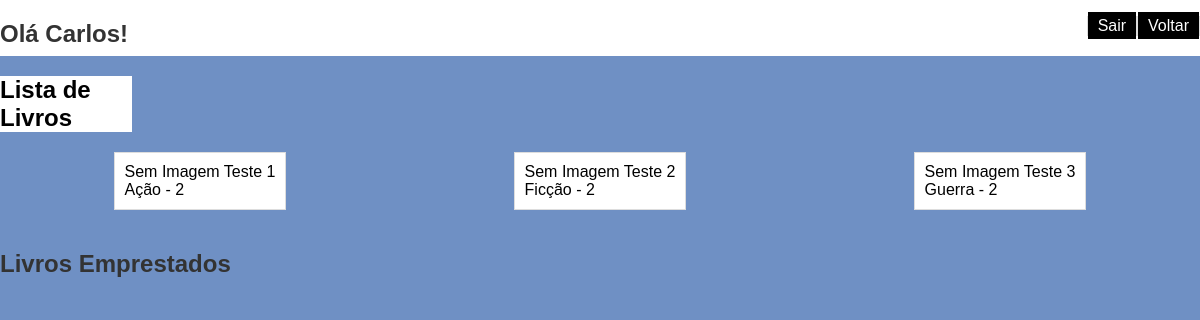
/livro.php (signed in), run on the app's committed database.
### tables this page shows
CREATE TABLE `livros` (
  `livro_id` int(11) NOT NULL,
  `nome` varchar(255) NOT NULL,
  `categoria` varchar(255) NOT NULL,
  `quantidade` int(11) NOT NULL
);

### App/Controller/LivroController.php (called while the page is built, shortened)
<?php
require_once 'App/Model/LivroModel.php';
class LivroController {
    private $livroModel;
    public function __construct($pdo) {
        $this->livroModel = new LivroModel($pdo);
    }
    public function listarLivros() {
        return $this->livroModel->listarLivros();
    }
}
?>

### App/Model/LivroModel.php (called while the page is built, shortened)
<?php
class LivroModel {
    private $pdo;
    public function __construct($pdo) {
        $this->pdo = $pdo;
    }
    public function listarLivros() {
        $sql = "SELECT * FROM livros";
        $stmt = $this->pdo->query($sql);
        return $stmt->fetchAll(PDO::FETCH_ASSOC);
    }
}
?>

### livro.php (the view, shortened to what this page needs)
<!DOCTYPE html>
<html lang="en">
<head>
    <link rel="stylesheet" href="CSS/livros.css">
</head>
<body>
</body>
</html>
<?php
require_once 'Config/config.php';
require_once 'App/Controller/LivroController.php';
$livroController = new LivroController($pdo);
$livros = $livroController->listarLivros();
?>
<!DOCTYPE html>
<html lang="en">
<head>
    <link rel="stylesheet" href="Public/Css/style.css">
</head>
<body>
    <header>
<div class='container2'>
   <div></li><h2>Olá <?php echo $_SESSION['usuarioNome'], "!"; ?> </h2><br></div>
	<nav>
    <ul>
         <li class="c"><a onclick="logout()">Sair</a></li>
        <li class="c"><a href="indexUser.php">Voltar</a></li>
    </ul>
  </nav>
</header>
    <h2 class="p">Lista de Livros</h2>
    <ul>
        <?php foreach ($livros as $livro): ?>
            <li>
            <?php
                    if (!empty($livro['imagem'])) {
                        echo '<img src="' . $livro['imagem'] . '" alt="Imagem do Livro" width="300">';
                        echo '<br>';
                    } else {
                        echo 'Sem Imagem';
                    }
                    ?>
                <?php echo $livro['nome']; ?>
                <br>
                <?php echo $livro['categoria']; ?> -
                <?php echo $livro['quantidade']; ?>
            </li>
        <?php endforeach; ?>
    </ul>
    <h2>Livros Emprestados</h2>
</body>
</html>

### CSS/livros.css (style rules this page uses)
body { background-color:#10479e99; padding: 0; margin: 0; }
.container2 { display: flex; width: 100%; height: 7vh; background-color: #fff; justify-content: space-between; }
h2 { color: #000000; }
.p { background-color: #fff; width: 11%; color: #000; }
.c { list-style: none; padding: 0; margin: 0; background-color: #000000; color: #000; }
ul { list-style-type: none; padding: 0; display: flex; flex-wrap: wrap; justify-content: space-around; }
li { margin-bottom: 20px; padding: 10px; border: 1px solid #ddd; background-color: #fff; box-sizing: border-box; }
a { text-decoration: none; padding: 5px 10px; background-color: #333; color: #fff; }

### CSS/style.css (style rules this page uses)
body { margin: 0; padding: 0; font-family: 'Arial', sans-serif; }
h2 { color: #333; }
a { color: #ffffff; background-color: #000000; text-decoration: none; }

### data on the page
livros: nome "Teste 1", categoria "Ação", quantidade "2"
livros: nome "Teste 2", categoria "Ficção", quantidade "2"
livros: nome "Teste 3", categoria "Guerra", quantidade "2"

### other printed values
$_SESSION['usuarioNome'] "Carlos"
